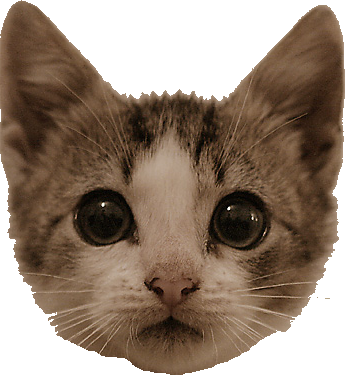
#> input picture examples/facecat/media/cat.png, 345 x 375 px
$ python -i facecat.py   (imports and definitions only)   (older library calls are emulated)
#> lines starting #> are read from the running program, lines starting #| are printed output that depends on the picture
# -*- encoding: utf-8 -*-
#
# Copyright (c) 2014, OVH
#
# Permission is hereby granted, free of charge, to any person obtaining a copy
# of this software and associated documentation files (the "Software"), to deal
# in the Software without restriction, including without limitation the rights
# to use, copy, modify, merge, publish, distribute, sublicense, and/or sell
# copies of the Software, and to permit persons to whom the Software is
# furnished to do so, subject to the following conditions:
#
# The above copyright notice and this permission notice shall be included in
# all copies or substantial portions of the Software.
#
# THE SOFTWARE IS PROVIDED "AS IS", WITHOUT WARRANTY OF ANY KIND, EXPRESS OR
# IMPLIED, INCLUDING BUT NOT LIMITED TO THE WARRANTIES OF MERCHANTABILITY,
# FITNESS FOR A PARTICULAR PURPOSE AND NONINFRINGEMENT. IN NO EVENT SHALL THE
# AUTHORS OR COPYRIGHT HOLDERS BE LIABLE FOR ANY CLAIM, DAMAGES OR OTHER
# LIABILITY, WHETHER IN AN ACTION OF CONTRACT, TORT OR OTHERWISE, ARISING FROM,
# OUT OF OR IN CONNECTION WITH THE SOFTWARE OR THE USE OR OTHER DEALINGS IN THE
# SOFTWARE.
#
# Except as contained in this notice, the name of OVH and or its trademarks
# (and among others RunAbove) shall not be used in advertising or otherwise to
# promote the sale, use or other dealings in this Software without prior
# written authorization from OVH.

from __future__ import unicode_literals
from __future__ import division
import os

import cv2
import cv2.cv as cv
from PIL import Image
from bottle import route, request, static_file,\
                   run as bottle_run, view, redirect

from runabove import Runabove
from runabove.exception import ResourceNotFoundError

application_key = 'xxx'
application_secret = 'xxx'
consumer_key = 'xxx'
container_name = 'facecat'

# Create the Runabove SDK interface
# [3 lines that did not run here, left out]

# Store our pictures in a random region
# [1 line that did not run here, left out]

# Create a container for our application
# [1 line that did not run here, left out]

# Set the container public
# [1 line not run here, left out]

# [5 lines that did not run here, left out]

# [5 lines that did not run here, left out]

# [4 lines that did not run here, left out]

# [9 lines that did not run here, left out]

# [9 lines that did not run here, left out]

# [5 lines that did not run here, left out]

# [38 lines that did not run here, left out]


class Cat(object):
    """Class that transforms people to cats."""

    image_max_size = 700, 700

    def __init__(self, image_file):
        self.image_file = image_file
        self.original_file = image_file

    # [17 lines left out: functions cattify, resize, not called in this run]

    def transform(self):
        new_name = self.image_file + '.cat.jpeg'
        img_color = cv2.imread(self.image_file)
#> img_color is the input picture: shape (375, 345, 3); mean B, G, R 114.6, 129.7, 147.9
        overlay = cv2.imread("media/cat.png", -1)

        height, width, depth = overlay.shape
#> height = 375; width = 345; depth = 4
        img_gray = cv2.cvtColor(img_color, cv.CV_RGB2GRAY)
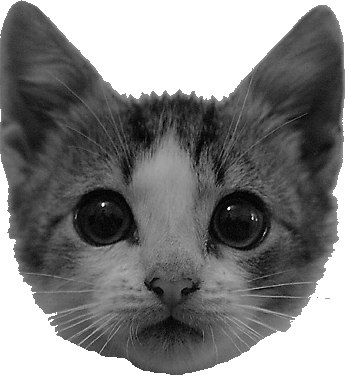
#> img_gray: shape (375, 345); min 0, max 255, mean 127.2
        img_gray = cv2.equalizeHist(img_gray)
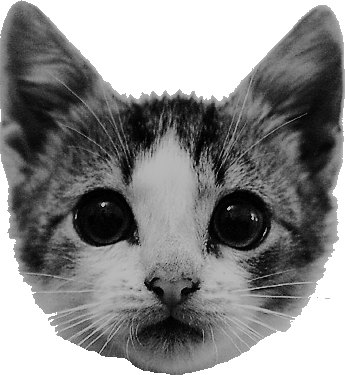
#> img_gray: shape (375, 345); min 0, max 255, mean 137.7

        rects = self.detect(img_gray)
#> in detect, `rects = cascade.detectMultiScale(img, scaleFactor=scaleFactor, minNeig..`: rects = ()
#> rects = []
        img_out = img_color.copy()
        self.draw_img(img_out, rects, overlay, width, height)
        cv2.imwrite(new_name, img_out)
        os.remove(self.image_file)
        self.image_file = new_name

    def draw_img(self, img, rects, overlay, width, height):
        for x1, y1, x2, y2 in rects:
            xsize = x2 - x1
            ysize = y2 - y1
            fx=xsize/width
            fy=ysize/height
            x_offset= x1
            y_offset= y1

            s_img = cv2.resize(overlay, (0,0), fx=fx, fy=fy)
            for c in range(0,3):
                img[y_offset:y_offset+s_img.shape[0],\
                x_offset:x_offset+s_img.shape[1], c] =\
                    s_img[:,:,c] * (s_img[:,:,3]/255.0) +\
                    img[y_offset:y_offset+s_img.shape[0],\
                    x_offset:x_offset+s_img.shape[1], c] *\
                    (1.0 - s_img[:,:,3]/255.0)

    def detect(self, img, cascade_fn='media/haarcascade_frontalface_alt.xml',
               scaleFactor=1.3, minNeighbors=4, minSize=(20, 20),
               flags=cv.CV_HAAR_SCALE_IMAGE):
        cascade = cv2.CascadeClassifier(cascade_fn)
        rects = cascade.detectMultiScale(img,
                                         scaleFactor=scaleFactor,
                                         minNeighbors=minNeighbors,
                                         minSize=minSize,
                                         flags=flags)
        if len(rects) == 0:
            return []
        rects[:, 2:] += rects[:, :2]
        return rects


# [2 lines not run here, left out]

>>> result = Cat('media/cat.png').transform()
